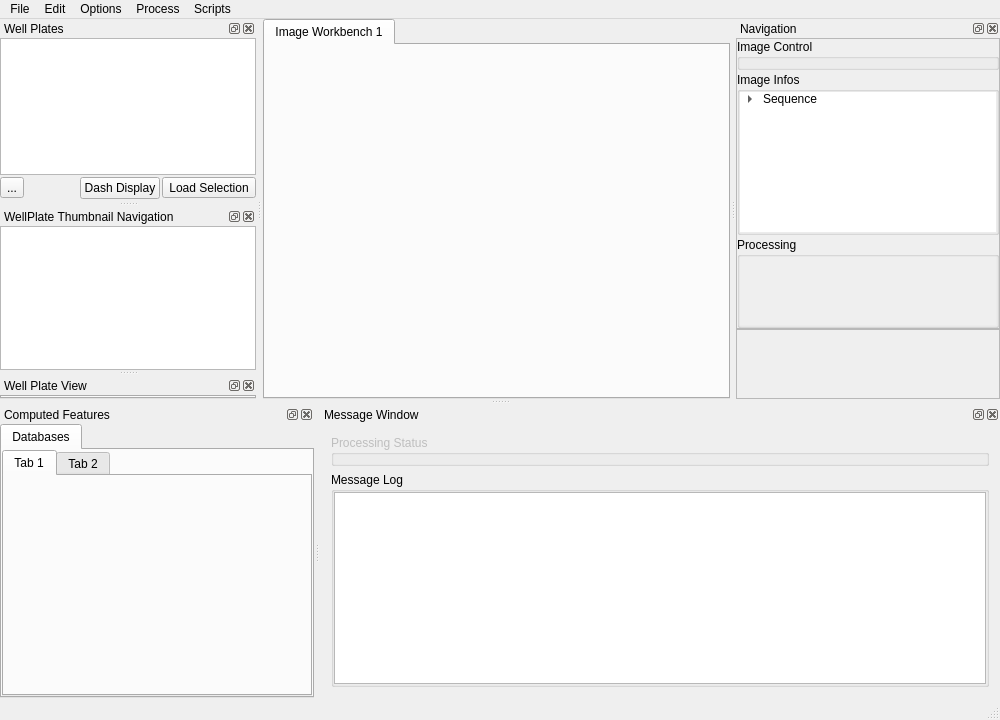
<?xml version="1.0" encoding="UTF-8"?>
<ui version="4.0">
 <class>MainWindow</class>
 <widget class="QMainWindow" name="MainWindow">
  <property name="geometry">
   <rect>
    <x>0</x>
    <y>0</y>
    <width>1000</width>
    <height>720</height>
   </rect>
  </property>
  <property name="minimumSize">
   <size>
    <width>200</width>
    <height>100</height>
   </size>
  </property>
  <property name="windowTitle">
   <string>MainWindow</string>
  </property>
  <property name="windowIcon">
   <iconset resource="rcs.qrc">
    <normaloff>:/Icon.png</normaloff>:/Icon.png</iconset>
  </property>
  <widget class="QWidget" name="centralWidget">
   <layout class="QGridLayout" name="gridLayout_2">
    <property name="leftMargin">
     <number>1</number>
    </property>
    <property name="topMargin">
     <number>0</number>
    </property>
    <property name="rightMargin">
     <number>0</number>
    </property>
    <property name="bottomMargin">
     <number>0</number>
    </property>
    <item row="0" column="0">
     <widget class="QTabWidget" name="tabWidget">
      <property name="contextMenuPolicy">
       <enum>Qt::CustomContextMenu</enum>
      </property>
      <property name="acceptDrops">
       <bool>true</bool>
      </property>
      <property name="currentIndex">
       <number>0</number>
      </property>
      <property name="movable">
       <bool>true</bool>
      </property>
      <widget class="QWidget" name="tab">
       <attribute name="title">
        <string>Image Workbench 1</string>
       </attribute>
       <layout class="QVBoxLayout" name="verticalLayout_5">
        <property name="spacing">
         <number>0</number>
        </property>
        <property name="leftMargin">
         <number>0</number>
        </property>
        <property name="topMargin">
         <number>0</number>
        </property>
        <property name="rightMargin">
         <number>0</number>
        </property>
        <property name="bottomMargin">
         <number>0</number>
        </property>
       </layout>
      </widget>
     </widget>
    </item>
   </layout>
  </widget>
  <widget class="QMenuBar" name="menuBar">
   <property name="geometry">
    <rect>
     <x>0</x>
     <y>0</y>
     <width>1000</width>
     <height>20</height>
    </rect>
   </property>
   <widget class="QMenu" name="menuFile">
    <property name="title">
     <string>File</string>
    </property>
    <addaction name="actionOptions"/>
    <addaction name="actionRe_start_Server"/>
    <addaction name="action_Exit"/>
   </widget>
   <widget class="QMenu" name="menuProcess">
    <property name="title">
     <string>Process</string>
    </property>
   </widget>
   <widget class="QMenu" name="menuEdit">
    <property name="title">
     <string>Edit</string>
    </property>
    <widget class="QMenu" name="menuLevel">
     <property name="title">
      <string>User mode</string>
     </property>
     <addaction name="actionAdvanced_User"/>
     <addaction name="actionVery_Advanced"/>
     <addaction name="actionDebug"/>
    </widget>
    <addaction name="actionUndo"/>
    <addaction name="actionRedo"/>
    <addaction name="separator"/>
    <addaction name="menuLevel"/>
    <addaction name="separator"/>
    <addaction name="actionOpen_Single_Image"/>
    <addaction name="actionRe_load_servers"/>
    <addaction name="separator"/>
    <addaction name="actionNo_network"/>
   </widget>
   <widget class="QMenu" name="menuScripts">
    <property name="title">
     <string>Scripts</string>
    </property>
    <addaction name="actionPython_Core"/>
   </widget>
   <widget class="QMenu" name="menuOptions">
    <property name="title">
     <string>Options</string>
    </property>
    <addaction name="sync_fields"/>
    <addaction name="sync_zstack"/>
   </widget>
   <addaction name="menuFile"/>
   <addaction name="menuEdit"/>
   <addaction name="menuOptions"/>
   <addaction name="menuProcess"/>
   <addaction name="menuScripts"/>
  </widget>
  <widget class="QStatusBar" name="statusBar"/>
  <widget class="QDockWidget" name="computed_features">
   <property name="windowTitle">
    <string>Computed Features</string>
   </property>
   <attribute name="dockWidgetArea">
    <number>8</number>
   </attribute>
   <widget class="QWidget" name="dockWidgetContents">
    <layout class="QVBoxLayout" name="verticalLayout_2">
     <property name="leftMargin">
      <number>0</number>
     </property>
     <property name="topMargin">
      <number>0</number>
     </property>
     <property name="rightMargin">
      <number>0</number>
     </property>
     <property name="bottomMargin">
      <number>0</number>
     </property>
     <item>
      <widget class="QTabWidget" name="computeFeatures">
       <property name="currentIndex">
        <number>0</number>
       </property>
       <widget class="QWidget" name="tab_2">
        <attribute name="title">
         <string>Databases</string>
        </attribute>
        <layout class="QVBoxLayout" name="verticalLayout_12">
         <property name="spacing">
          <number>0</number>
         </property>
         <property name="leftMargin">
          <number>0</number>
         </property>
         <property name="topMargin">
          <number>0</number>
         </property>
         <property name="rightMargin">
          <number>0</number>
         </property>
         <property name="bottomMargin">
          <number>0</number>
         </property>
         <item>
          <widget class="QTabWidget" name="databases">
           <property name="currentIndex">
            <number>0</number>
           </property>
           <widget class="QWidget" name="tab_3">
            <attribute name="title">
             <string>Tab 1</string>
            </attribute>
           </widget>
           <widget class="QWidget" name="tab_4">
            <attribute name="title">
             <string>Tab 2</string>
            </attribute>
           </widget>
          </widget>
         </item>
        </layout>
       </widget>
      </widget>
     </item>
    </layout>
   </widget>
  </widget>
  <widget class="QDockWidget" name="load_screens_wellplate">
   <property name="windowTitle">
    <string>Well Plates</string>
   </property>
   <attribute name="dockWidgetArea">
    <number>1</number>
   </attribute>
   <widget class="QWidget" name="dockWidgetContents_2">
    <layout class="QGridLayout" name="gridLayout">
     <property name="leftMargin">
      <number>0</number>
     </property>
     <property name="topMargin">
      <number>0</number>
     </property>
     <property name="rightMargin">
      <number>0</number>
     </property>
     <property name="bottomMargin">
      <number>2</number>
     </property>
     <property name="spacing">
      <number>2</number>
     </property>
     <item row="1" column="3">
      <widget class="QToolButton" name="loadSelection">
       <property name="text">
        <string>Load Selection</string>
       </property>
      </widget>
     </item>
     <item row="0" column="0" colspan="4">
      <widget class="QTreeView" name="treeView">
       <property name="contextMenuPolicy">
        <enum>Qt::ActionsContextMenu</enum>
       </property>
       <property name="editTriggers">
        <set>QAbstractItemView::NoEditTriggers</set>
       </property>
       <property name="alternatingRowColors">
        <bool>true</bool>
       </property>
       <property name="iconSize">
        <size>
         <width>32</width>
         <height>32</height>
        </size>
       </property>
       <property name="headerHidden">
        <bool>true</bool>
       </property>
      </widget>
     </item>
     <item row="1" column="0">
      <widget class="QToolButton" name="toolButton">
       <property name="toolTip">
        <string>&lt;html&gt;&lt;head/&gt;&lt;body&gt;&lt;p&gt;Click here to Specify data search directory&lt;/p&gt;&lt;p&gt;or to delete entries&lt;/p&gt;&lt;/body&gt;&lt;/html&gt;</string>
       </property>
       <property name="text">
        <string>...</string>
       </property>
      </widget>
     </item>
     <item row="1" column="1">
      <spacer name="horizontalSpacer">
       <property name="orientation">
        <enum>Qt::Horizontal</enum>
       </property>
       <property name="sizeHint" stdset="0">
        <size>
         <width>40</width>
         <height>20</height>
        </size>
       </property>
      </spacer>
     </item>
     <item row="1" column="2">
      <widget class="QPushButton" name="dashDisplay">
       <property name="text">
        <string>Dash Display</string>
       </property>
      </widget>
     </item>
    </layout>
   </widget>
  </widget>
  <widget class="QDockWidget" name="dockWidget_3">
   <property name="allowedAreas">
    <set>Qt::BottomDockWidgetArea|Qt::LeftDockWidgetArea|Qt::RightDockWidgetArea</set>
   </property>
   <property name="windowTitle">
    <string>Navigation</string>
   </property>
   <attribute name="dockWidgetArea">
    <number>2</number>
   </attribute>
   <widget class="QWidget" name="dockWidgetContents_3">
    <layout class="QVBoxLayout" name="verticalLayout_13">
     <property name="spacing">
      <number>0</number>
     </property>
     <property name="leftMargin">
      <number>0</number>
     </property>
     <property name="topMargin">
      <number>0</number>
     </property>
     <property name="rightMargin">
      <number>0</number>
     </property>
     <property name="bottomMargin">
      <number>0</number>
     </property>
     <item>
      <widget class="QScrollArea" name="dockImageControl">
       <property name="widgetResizable">
        <bool>true</bool>
       </property>
       <widget class="QWidget" name="scrollAreaWidgetContents">
        <property name="geometry">
         <rect>
          <x>0</x>
          <y>0</y>
          <width>262</width>
          <height>286</height>
         </rect>
        </property>
        <layout class="QVBoxLayout" name="verticalLayout_9">
         <property name="spacing">
          <number>2</number>
         </property>
         <property name="leftMargin">
          <number>0</number>
         </property>
         <property name="topMargin">
          <number>0</number>
         </property>
         <property name="rightMargin">
          <number>0</number>
         </property>
         <property name="bottomMargin">
          <number>0</number>
         </property>
         <item>
          <widget class="ctkCollapsibleGroupBox" name="imageControl">
           <property name="title">
            <string>Image Control</string>
           </property>
           <layout class="QVBoxLayout" name="verticalLayout_6">
            <property name="spacing">
             <number>0</number>
            </property>
            <property name="leftMargin">
             <number>0</number>
            </property>
            <property name="topMargin">
             <number>0</number>
            </property>
            <property name="rightMargin">
             <number>0</number>
            </property>
            <property name="bottomMargin">
             <number>0</number>
            </property>
           </layout>
          </widget>
         </item>
         <item>
          <widget class="ctkCollapsibleGroupBox" name="groupBox_2">
           <property name="title">
            <string>Image Infos</string>
           </property>
           <layout class="QVBoxLayout" name="verticalLayout_7">
            <property name="spacing">
             <number>0</number>
            </property>
            <property name="leftMargin">
             <number>0</number>
            </property>
            <property name="topMargin">
             <number>0</number>
            </property>
            <property name="rightMargin">
             <number>0</number>
            </property>
            <property name="bottomMargin">
             <number>0</number>
            </property>
            <item>
             <widget class="QTreeWidget" name="treeWidget">
              <property name="frameShape">
               <enum>QFrame::NoFrame</enum>
              </property>
              <property name="frameShadow">
               <enum>QFrame::Plain</enum>
              </property>
              <attribute name="headerVisible">
               <bool>false</bool>
              </attribute>
              <column>
               <property name="text">
                <string>1</string>
               </property>
              </column>
              <column>
               <property name="text">
                <string>Status</string>
               </property>
              </column>
              <item>
               <property name="text">
                <string>Sequence</string>
               </property>
               <item>
                <property name="text">
                 <string>Time Points</string>
                </property>
               </item>
               <item>
                <property name="text">
                 <string>Field Count</string>
                </property>
               </item>
               <item>
                <property name="text">
                 <string>Z Count</string>
                </property>
               </item>
               <item>
                <property name="text">
                 <string>Channels</string>
                </property>
               </item>
              </item>
             </widget>
            </item>
           </layout>
          </widget>
         </item>
         <item>
          <widget class="ctkCollapsibleGroupBox" name="processingParameterGroup">
           <property name="title">
            <string>Processing</string>
           </property>
           <layout class="QVBoxLayout" name="verticalLayout_8">
            <property name="spacing">
             <number>0</number>
            </property>
            <property name="leftMargin">
             <number>0</number>
            </property>
            <property name="topMargin">
             <number>0</number>
            </property>
            <property name="rightMargin">
             <number>0</number>
            </property>
            <property name="bottomMargin">
             <number>0</number>
            </property>
            <item>
             <widget class="QScrollArea" name="processingScrollArea">
              <property name="frameShape">
               <enum>QFrame::NoFrame</enum>
              </property>
              <property name="widgetResizable">
               <bool>true</bool>
              </property>
              <widget class="QWidget" name="processingArea">
               <property name="geometry">
                <rect>
                 <x>0</x>
                 <y>0</y>
                 <width>256</width>
                 <height>68</height>
                </rect>
               </property>
               <layout class="QFormLayout" name="formLayout">
                <property name="fieldGrowthPolicy">
                 <enum>QFormLayout::AllNonFixedFieldsGrow</enum>
                </property>
               </layout>
              </widget>
             </widget>
            </item>
           </layout>
          </widget>
         </item>
        </layout>
       </widget>
      </widget>
     </item>
     <item>
      <widget class="QScrollArea" name="dockExperimentControl">
       <property name="enabled">
        <bool>true</bool>
       </property>
       <property name="widgetResizable">
        <bool>true</bool>
       </property>
       <widget class="QWidget" name="scrollAreaWidgetContents_2">
        <property name="geometry">
         <rect>
          <x>0</x>
          <y>0</y>
          <width>262</width>
          <height>70</height>
         </rect>
        </property>
       </widget>
      </widget>
     </item>
    </layout>
   </widget>
  </widget>
  <widget class="QDockWidget" name="thumbnailDock">
   <property name="enabled">
    <bool>true</bool>
   </property>
   <property name="allowedAreas">
    <set>Qt::BottomDockWidgetArea|Qt::LeftDockWidgetArea|Qt::RightDockWidgetArea</set>
   </property>
   <property name="windowTitle">
    <string>WellPlate Thumbnail Navigation</string>
   </property>
   <attribute name="dockWidgetArea">
    <number>1</number>
   </attribute>
   <widget class="QWidget" name="dockWidgetContents_4">
    <layout class="QVBoxLayout" name="verticalLayout_4">
     <property name="leftMargin">
      <number>0</number>
     </property>
     <property name="topMargin">
      <number>0</number>
     </property>
     <property name="rightMargin">
      <number>0</number>
     </property>
     <property name="bottomMargin">
      <number>0</number>
     </property>
     <item>
      <widget class="QGraphicsView" name="thumbnail">
       <property name="verticalScrollBarPolicy">
        <enum>Qt::ScrollBarAlwaysOff</enum>
       </property>
       <property name="horizontalScrollBarPolicy">
        <enum>Qt::ScrollBarAlwaysOff</enum>
       </property>
       <property name="backgroundBrush">
        <brush brushstyle="NoBrush">
         <color alpha="255">
          <red>71</red>
          <green>71</green>
          <blue>71</blue>
         </color>
        </brush>
       </property>
      </widget>
     </item>
    </layout>
   </widget>
  </widget>
  <widget class="QDockWidget" name="dockWidget_5">
   <property name="sizePolicy">
    <sizepolicy hsizetype="Preferred" vsizetype="Preferred">
     <horstretch>0</horstretch>
     <verstretch>0</verstretch>
    </sizepolicy>
   </property>
   <property name="allowedAreas">
    <set>Qt::BottomDockWidgetArea|Qt::LeftDockWidgetArea|Qt::RightDockWidgetArea</set>
   </property>
   <property name="windowTitle">
    <string>Well Plate View</string>
   </property>
   <attribute name="dockWidgetArea">
    <number>1</number>
   </attribute>
   <widget class="QWidget" name="dockWidgetContents_5">
    <property name="sizePolicy">
     <sizepolicy hsizetype="Expanding" vsizetype="Expanding">
      <horstretch>0</horstretch>
      <verstretch>0</verstretch>
     </sizepolicy>
    </property>
    <layout class="QVBoxLayout" name="verticalLayout_3">
     <property name="spacing">
      <number>0</number>
     </property>
     <property name="leftMargin">
      <number>0</number>
     </property>
     <property name="topMargin">
      <number>0</number>
     </property>
     <property name="rightMargin">
      <number>0</number>
     </property>
     <property name="bottomMargin">
      <number>0</number>
     </property>
     <item>
      <widget class="QTabWidget" name="wellPlateViewTab">
       <property name="sizePolicy">
        <sizepolicy hsizetype="Ignored" vsizetype="Expanding">
         <horstretch>0</horstretch>
         <verstretch>0</verstretch>
        </sizepolicy>
       </property>
       <property name="tabPosition">
        <enum>QTabWidget::South</enum>
       </property>
       <property name="tabShape">
        <enum>QTabWidget::Triangular</enum>
       </property>
       <property name="currentIndex">
        <number>-1</number>
       </property>
       <property name="tabsClosable">
        <bool>true</bool>
       </property>
       <property name="movable">
        <bool>true</bool>
       </property>
      </widget>
     </item>
    </layout>
   </widget>
  </widget>
  <widget class="QDockWidget" name="logWindow">
   <property name="windowTitle">
    <string>Message Window</string>
   </property>
   <attribute name="dockWidgetArea">
    <number>8</number>
   </attribute>
   <widget class="QWidget" name="dockWidgetContents_6">
    <layout class="QVBoxLayout" name="verticalLayout">
     <item>
      <widget class="ctkCollapsibleGroupBox" name="ProcessingStatus">
       <property name="enabled">
        <bool>false</bool>
       </property>
       <property name="title">
        <string>Processing Status</string>
       </property>
       <layout class="QVBoxLayout" name="verticalLayout_10">
        <property name="spacing">
         <number>0</number>
        </property>
        <property name="leftMargin">
         <number>0</number>
        </property>
        <property name="topMargin">
         <number>0</number>
        </property>
        <property name="rightMargin">
         <number>0</number>
        </property>
        <property name="bottomMargin">
         <number>0</number>
        </property>
       </layout>
      </widget>
     </item>
     <item>
      <widget class="ctkCollapsibleGroupBox" name="MessageLog">
       <property name="title">
        <string>Message Log</string>
       </property>
       <layout class="QVBoxLayout" name="verticalLayout_11">
        <property name="spacing">
         <number>0</number>
        </property>
        <property name="leftMargin">
         <number>0</number>
        </property>
        <property name="topMargin">
         <number>0</number>
        </property>
        <property name="rightMargin">
         <number>0</number>
        </property>
        <property name="bottomMargin">
         <number>0</number>
        </property>
        <item>
         <widget class="QTextBrowser" name="textLog">
          <property name="textInteractionFlags">
           <set>Qt::LinksAccessibleByKeyboard|Qt::LinksAccessibleByMouse|Qt::TextBrowserInteraction|Qt::TextSelectableByKeyboard|Qt::TextSelectableByMouse</set>
          </property>
         </widget>
        </item>
       </layout>
      </widget>
     </item>
    </layout>
   </widget>
  </widget>
  <action name="action_Exit">
   <property name="text">
    <string>&amp;Exit</string>
   </property>
  </action>
  <action name="actionUndo">
   <property name="text">
    <string>Undo</string>
   </property>
   <property name="shortcut">
    <string>Ctrl+Z</string>
   </property>
  </action>
  <action name="actionRedo">
   <property name="text">
    <string>Redo</string>
   </property>
   <property name="shortcut">
    <string>Ctrl+Y</string>
   </property>
  </action>
  <action name="actionStandard">
   <property name="checkable">
    <bool>true</bool>
   </property>
   <property name="text">
    <string>Standard</string>
   </property>
  </action>
  <action name="actionAdvanced_User">
   <property name="checkable">
    <bool>true</bool>
   </property>
   <property name="text">
    <string>Advanced User</string>
   </property>
  </action>
  <action name="actionDebug">
   <property name="checkable">
    <bool>true</bool>
   </property>
   <property name="text">
    <string>Debug</string>
   </property>
  </action>
  <action name="actionVery_Advanced">
   <property name="checkable">
    <bool>true</bool>
   </property>
   <property name="text">
    <string>Very Advanced</string>
   </property>
  </action>
  <action name="actionPick_Intensities">
   <property name="checkable">
    <bool>true</bool>
   </property>
   <property name="icon">
    <iconset resource="rcs.qrc">
     <normaloff>:/ColorPickerIcon.png</normaloff>:/ColorPickerIcon.png</iconset>
   </property>
   <property name="text">
    <string>Pick Intensities</string>
   </property>
  </action>
  <action name="actionPython_Core">
   <property name="text">
    <string>Python Core</string>
   </property>
  </action>
  <action name="actionOptions">
   <property name="text">
    <string>Options</string>
   </property>
  </action>
  <action name="actionRe_start_Server">
   <property name="text">
    <string>re-start Server</string>
   </property>
  </action>
  <action name="actionOpen_Single_Image">
   <property name="text">
    <string>Open Single Image</string>
   </property>
  </action>
  <action name="actionRe_load_servers">
   <property name="text">
    <string>Re-load servers</string>
   </property>
  </action>
  <action name="actionNo_network">
   <property name="checkable">
    <bool>true</bool>
   </property>
   <property name="text">
    <string>No network</string>
   </property>
   <property name="toolTip">
    <string>avoid sending the process to the server</string>
   </property>
  </action>
  <action name="sync_fields">
   <property name="checkable">
    <bool>true</bool>
   </property>
   <property name="checked">
    <bool>true</bool>
   </property>
   <property name="text">
    <string>Synchronize Fields</string>
   </property>
  </action>
  <action name="sync_zstack">
   <property name="checkable">
    <bool>true</bool>
   </property>
   <property name="checked">
    <bool>true</bool>
   </property>
   <property name="text">
    <string>Synchronize Z stack</string>
   </property>
  </action>
 </widget>
 <layoutdefault spacing="6" margin="11"/>
 <customwidgets>
  <customwidget>
   <class>ctkCollapsibleGroupBox</class>
   <extends>QGroupBox</extends>
   <header>ctkWidgets/ctkCollapsibleGroupBox.h</header>
   <container>1</container>
  </customwidget>
 </customwidgets>
 <resources>
  <include location="rcs.qrc"/>
  <include location="rcs.qrc"/>
 </resources>
 <connections/>
</ui>
